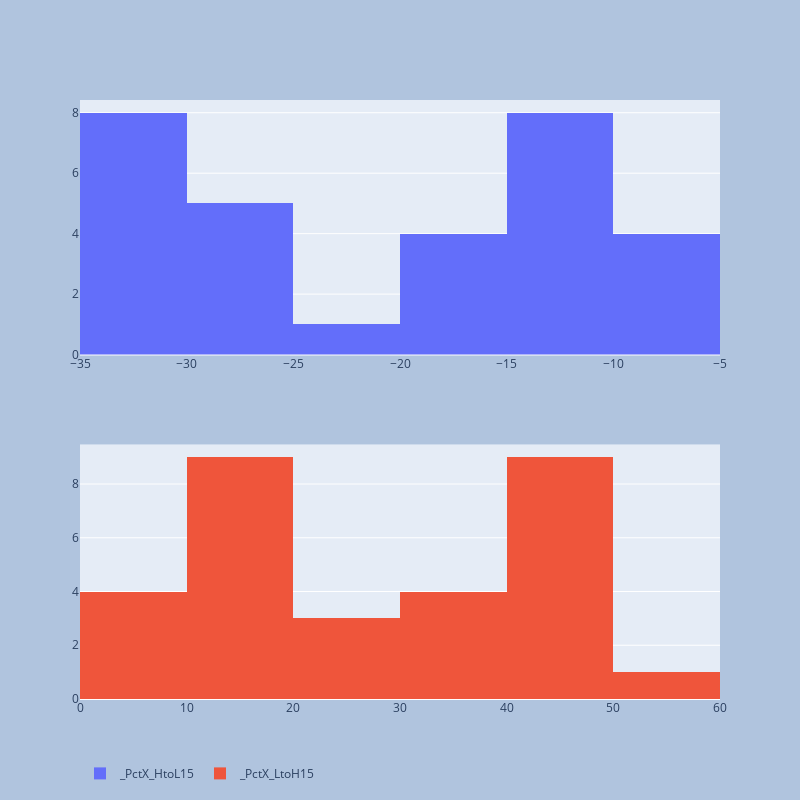

Source (notebook cell):
### Code cell
colsToDist_2=[  x for  x  in list_cols if x.startswith('_PctX') ]
print(colsToDist_2)
fig=plot_mutiple_histrogram(df,colsToDist_2,len(colsToDist_2))
pio.write_image(fig, f"{report_path}\\{symbol}_HL_PccDist.png")
fig

### Figure 1 — Plotly figure (JSON) as saved in the notebook; plotly's stock layout.template omitted (floating-point values rounded to 4 significant figures)
{"data": [{"name": "_PctX_HtoL15", "type": "histogram", "x": [-12.58, -27.27, -27.27, -33.31, -33.92, -33.18, -33.18, -33.18, -33.18, -33.18, -33.18, -29.04, -29.04, -26.4, -24.42, -15.78, -18.06, -18.06, -18.06, -12.37, -12.37, -12.37, -12.37, -12.37, -12.37, -8.5, -9.05, -9.05, -9.05, -10.11], "xaxis": "x", "yaxis": "y"}, {"name": "_PctX_LtoH15", "type": "histogram", "x": [14.39, 37.49, 37.49, 49.94, 51.34, 49.67, 49.67, 49.67, 49.67, 49.67, 49.67, 40.93, 40.93, 35.87, 32.3, 18.74, 22.04, 22.04, 22.04, 14.11, 14.11, 14.11, 14.11, 14.11, 14.11, 9.29, 9.95, 9.95, 9.95, 11.25], "xaxis": "x2", "yaxis": "y2"}], "layout": {"autosize": true, "height": 800, "legend": {"orientation": "h"}, "paper_bgcolor": "LightSteelBlue", "width": 800, "xaxis": {"anchor": "y", "autorange": true, "domain": [0, 1], "range": [-35, -5], "type": "linear"}, "xaxis2": {"anchor": "y2", "autorange": true, "domain": [0, 1], "range": [0, 60], "type": "linear"}, "yaxis": {"anchor": "x", "autorange": true, "domain": [0.575, 1], "range": [0, 8.421]}, "yaxis2": {"anchor": "x2", "autorange": true, "domain": [0, 0.425], "range": [0, 9.474]}}}
